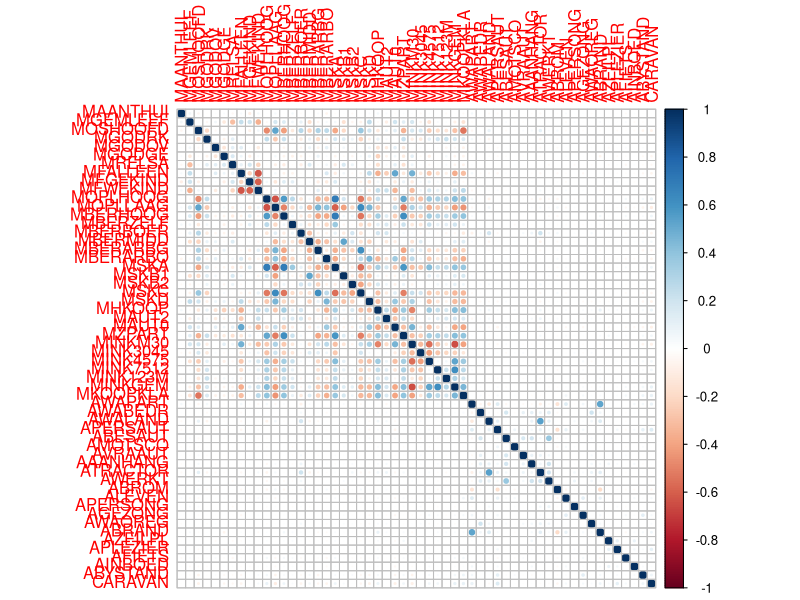

Write the R code that produced this figure. (Note: this script raises an error after producing the figure.)
## ---- chunk 1
data <- read.csv("data/train.csv", header = TRUE)
## ---- chunk 2
library(corrplot)
cor_matrix <- cor(data)
corrplot(cor_matrix, method = "circle")
## ---- chunk 3
# find the most correlated variables
columns_to_remove <- c()
for (i in seq_len(ncol(cor_matrix) - 1)) {
  for (j in seq_len(ncol(cor_matrix) - 1)) {
    if (i > j) {
      if (abs(cor_matrix[i, j]) > 0.7) {
        print(paste(colnames(cor_matrix)[i], colnames(cor_matrix)[j],
                    cor_matrix[i, j]))
        columns_to_remove <- c(columns_to_remove, colnames(cor_matrix)[j])
      }
    }
  }
}
## ---- chunk 4
#remove the variables that cause multicollinearity
data <- data[, !(names(data) %in% columns_to_remove)]
## ---- chunk 5
#save the data
write.csv(data, "data/train.csv", row.names = FALSE)
## ---- chunk 6
#Do the same for the test data
test <- read.csv("data/test.csv", header = TRUE)
test <- test[, !(names(test) %in% columns_to_remove)]
#Save the test data
write.csv(test, "data/test.csv", row.names = FALSE)
